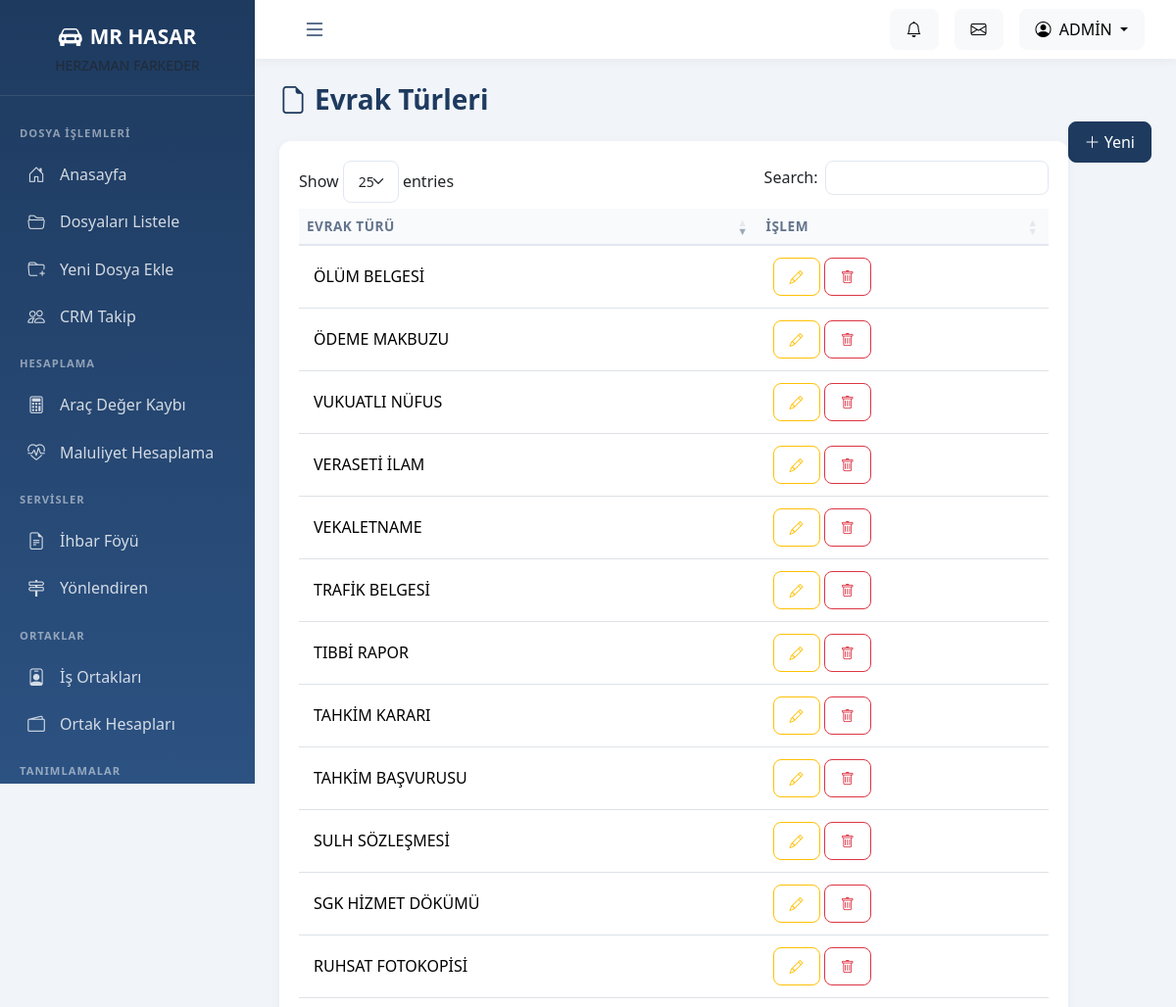
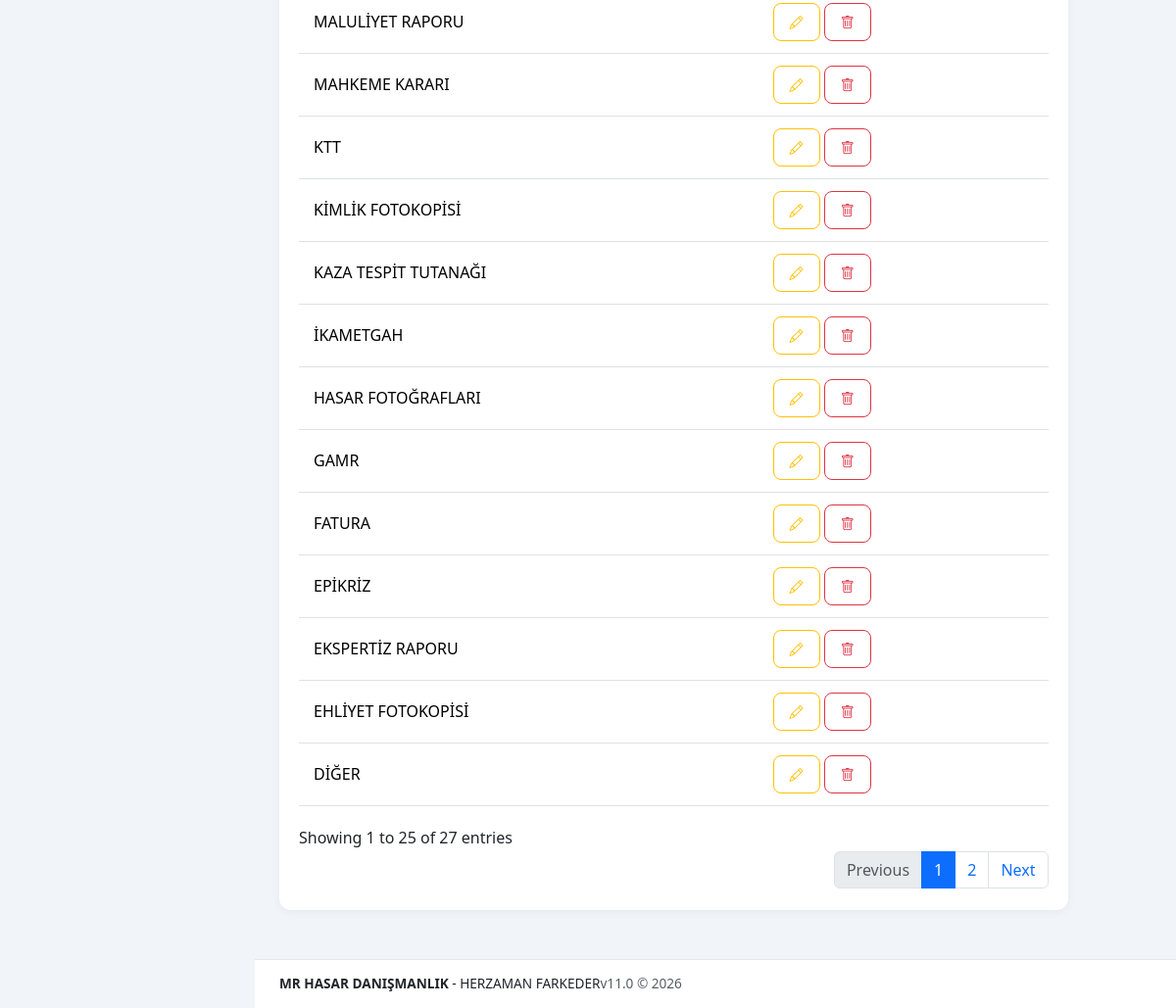
The page /index.php?page=tanim_evrak (signed in) on the database its author committed (2 pictures, top to bottom).
### tables this page shows
CREATE TABLE document_types (
    id INT UNSIGNED AUTO_INCREMENT PRIMARY KEY,
    name VARCHAR(100) NOT NULL,
    is_active TINYINT(1) DEFAULT 1,
    created_at DATETIME DEFAULT CURRENT_TIMESTAMP
);

### index.php (called while the page is built, shortened)
<?php
require_once 'config.php';
$page = $_GET['page'] ?? 'dashboard';
$moduleFile = 'modules/' . $page . '.php';
include 'includes/header.php';
include $moduleFile;
include 'includes/footer.php';

### config.php (called while the page is built, shortened)
<?php
function e($string) {
    return htmlspecialchars($string ?? '', ENT_QUOTES, 'UTF-8');
}

### modules/tanim_evrak.php (the view, shortened to what this page needs)
<?php
$items = $pdo->query("SELECT * FROM document_types WHERE is_active = 1 ORDER BY name")->fetchAll();
?>
<div class="page-header"><h1><i class="bi bi-file-earmark me-2"></i>Evrak Türleri</h1>
<button class="btn btn-primary float-end" data-bs-toggle="modal" data-bs-target="#itemModal"><i class="bi bi-plus-lg"></i> Yeni</button></div>
<div class="card"><div class="card-body"><table class="table table-hover datatable"><thead><tr><th>Evrak Türü</th><th>İşlem</th></tr></thead><tbody>
<?php foreach ($items as $i): ?><tr><td><?= e($i['name']) ?></td><td>
<button class="btn btn-sm btn-outline-warning btn-edit" data-id="<?= $i['id'] ?>" data-name="<?= e($i['name']) ?>"><i class="bi bi-pencil"></i></button>
<a href="?page=tanim_evrak&delete=<?= $i['id'] ?>" class="btn btn-sm btn-outline-danger btn-delete"><i class="bi bi-trash"></i></a>
</td></tr><?php endforeach; ?></tbody></table></div></div>

### assets/css/style.css (style rules this page uses)
:root { --primary-color: #1e3a5f; --secondary-color: #2c5282; --accent-color: #4299e1; --success-color: #22c55e; --warning-color: #f59e0b; --danger-color: #ef4444; --sidebar-width: 260px; --sidebar-collapsed-width: 70px; --topbar-height: 60px; --footer-height: 50px; }
* { margin: 0; padding: 0; box-sizing: border-box; }
body { font-family: 'Segoe UI', Tahoma, Geneva, Verdana, sans-serif; background-color: #f1f5f9; min-height: 100vh; overflow-x: hidden; }
a { text-decoration: none; color: inherit; }
.card { border: none; border-radius: 12px; box-shadow: 0 2px 10px rgba(0, 0, 0, 0.05); margin-bottom: 25px; }
.card-body { padding: 20px; }
.table { margin-bottom: 0; }
.table thead th { background: #f8fafc; border-bottom: 2px solid #e2e8f0; font-weight: 600; font-size: 0.85rem; text-transform: uppercase; letter-spacing: 0.5px; color: #64748b; white-space: nowrap; }
.table tbody td { vertical-align: middle; padding: 12px 15px; }
.btn { border-radius: 8px; padding: 8px 16px; font-weight: 500; transition: all 0.2s ease; }
.btn-primary { background: var(--primary-color); border-color: var(--primary-color); }
.page-header { margin-bottom: 25px; }
.page-header h1 { font-size: 1.75rem; font-weight: 600; color: var(--primary-color); margin-bottom: 5px; }

### rows shown on the page
document_types: name "DİĞER"
document_types: name "EHLİYET FOTOKOPİSİ"
document_types: name "EKSPERTİZ RAPORU"
document_types: name "EPİKRİZ"
document_types: name "FATURA"
document_types: name "GAMR"
document_types: name "HASAR FOTOĞRAFLARI"
document_types: name "İKAMETGAH"
document_types: name "KAZA TESPİT TUTANAĞI"
document_types: name "KİMLİK FOTOKOPİSİ"
document_types: name "KTT"
document_types: name "MAHKEME KARARI"
document_types: name "MALULİYET RAPORU"
document_types: name "ÖDEME MAKBUZU"
document_types: name "ÖLÜM BELGESİ"
document_types: name "RUHSAT FOTOKOPİSİ"
document_types: name "SGK HİZMET DÖKÜMÜ"
document_types: name "SULH SÖZLEŞMESİ"
document_types: name "TAHKİM BAŞVURUSU"
document_types: name "TAHKİM KARARI"
document_types: name "TIBBİ RAPOR"
document_types: name "TRAFİK BELGESİ"
document_types: name "VEKALETNAME"
document_types: name "VERASETİ İLAM"
document_types: name "VUKUATLI NÜFUS"

### other values the page prints
$_SESSION['user_name'] "ADMİN"
APP_NAME "MR HASAR DANIŞMANLIK"
APP_SLOGAN "HERZAMAN FARKEDER"
APP_VERSION "v11.0"
